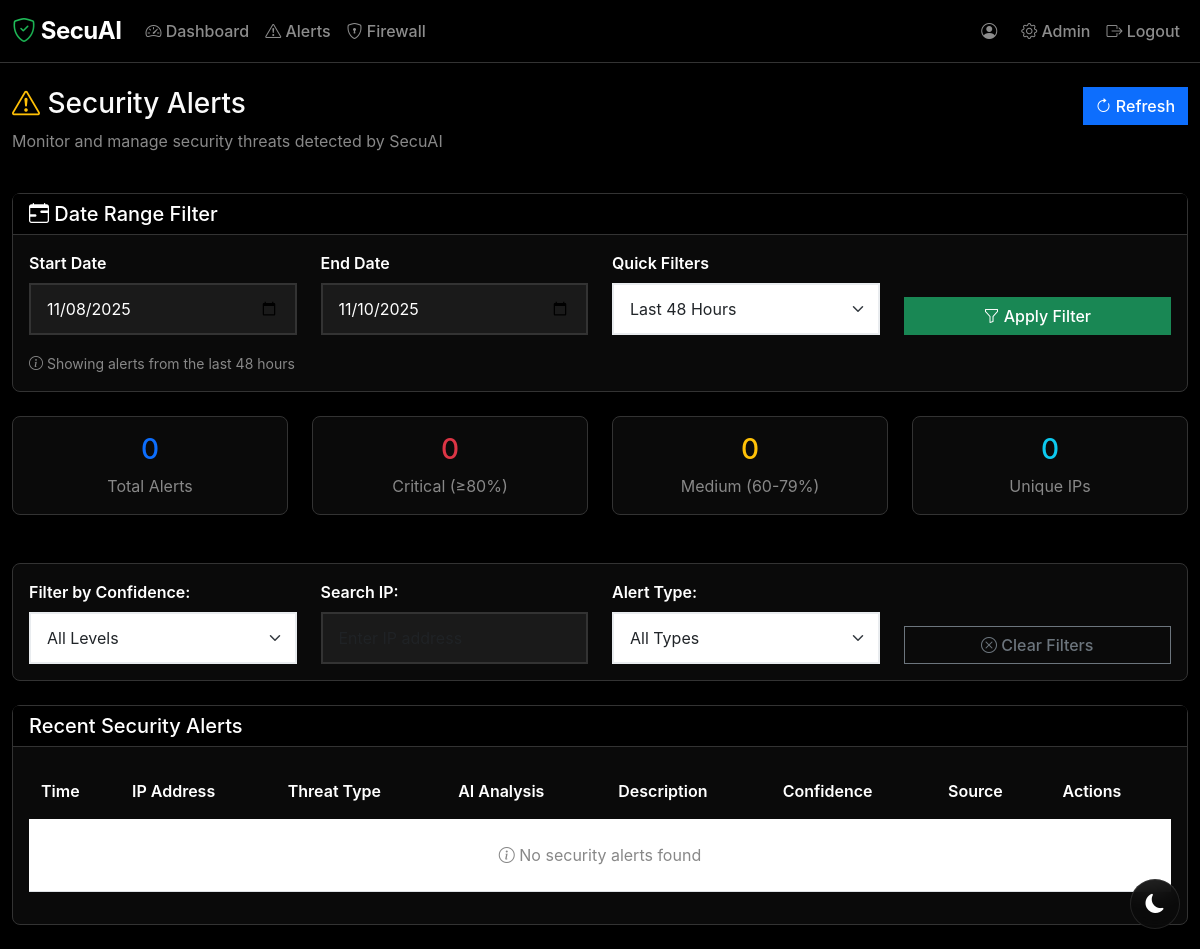
Before: /alerts (signed in) with the older database file.
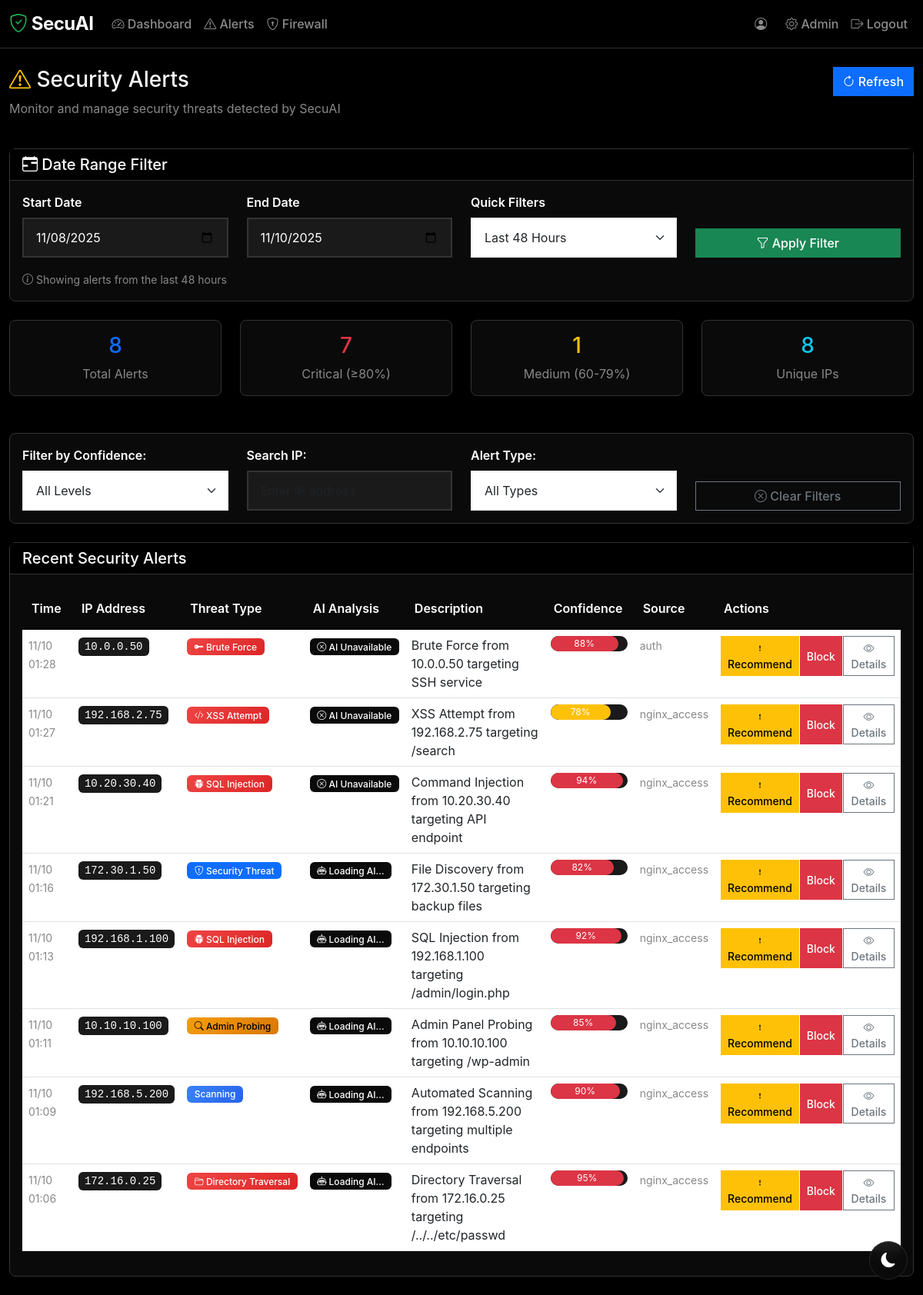
After: the same page with the newer database file.
### models.py (models this page shows, shortened)
class Alert(db.Model):
    __tablename__ = 'alerts'
    id = db.Column(db.Integer, primary_key=True)
    ip = db.Column(db.String(45), nullable=False, index=True)  # Support IPv6
    reason = db.Column(db.String(255), nullable=False)
    confidence = db.Column(db.Float, default=0.5, nullable=False)
    details = db.Column(db.Text)  # JSON string with additional data
    source = db.Column(db.String(100), nullable=False)  # api, upload:filename, honeypot, etc.
    status = db.Column(db.String(20), default='new', nullable=False)  # new, reviewed, ignored, blocked
    created_at = db.Column(db.DateTime, default=datetime.utcnow, nullable=False, index=True)
    reviewed_at = db.Column(db.DateTime)
    reviewed_by = db.Column(db.Integer, db.ForeignKey('users.id'))
    reviewer = db.relationship('User', backref='reviewed_alerts')

### app.py (the view, shortened to what this page needs)
@app.route('/alerts')
@login_required
def alerts_page():
    try:
        start_date_str = request.args.get('start_date')
        end_date_str = request.args.get('end_date')
        if not start_date_str or not end_date_str:
            end_date = datetime.utcnow()
            start_date = end_date - timedelta(hours=48)
        alerts_query = Alert.query.filter(
            Alert.created_at >= start_date,
            Alert.created_at <= end_date
        ).order_by(Alert.created_at.desc())
        alerts = alerts_query.all()
        total_alerts = len(alerts)
        critical_alerts = len([a for a in alerts if a.confidence >= 0.8])
        medium_alerts = len([a for a in alerts if 0.6 <= a.confidence < 0.8])
        low_alerts = len([a for a in alerts if a.confidence < 0.6])
        unique_ips = len(set([a.ip for a in alerts]))
        date_range_info = {
            'start_date': start_date,
            'end_date': end_date,
            'start_date_str': start_date.strftime('%Y-%m-%d'),
            'end_date_str': end_date.strftime('%Y-%m-%d'),
            'total_alerts': total_alerts,
            'critical_alerts': critical_alerts,
            'medium_alerts': medium_alerts,
            'low_alerts': low_alerts,
            'unique_ips': unique_ips,
            'is_default_range': not start_date_str and not end_date_str
        }
        return render_template('alerts.html', alerts=alerts, date_range=date_range_info)
    except Exception as e:
        logger.error(f"Alerts page error: {e}")
        flash(f'Error loading alerts: {str(e)}')
        return redirect(url_for('dashboard'))

### app.py (called while the page is built)
@login_manager.user_loader
def load_user(user_id):
    return db.session.get(User, int(user_id))

def initialize_monitor():
    global monitor_started
    if not monitor_started:
        clear_sample_data()
        start_log_monitor()
        monitor_started = True
        logger.info("🚀 SecuAI initialization complete")

@app.before_request
def before_request():
    initialize_monitor()

### templates/alerts.html (shortened to what the changed rows need)
<!DOCTYPE html>
<html lang="en">
<head>
    <link href="https://cdn.jsdelivr.net/npm/bootstrap@5.3.0/dist/css/bootstrap.min.css" rel="stylesheet">
    <link href="https://cdn.jsdelivr.net/npm/bootstrap-icons@1.10.0/font/bootstrap-icons.css" rel="stylesheet">
    <link href="{{ url_for('static', filename='css/style.css') }}" rel="stylesheet">
</head>
<body>
    <div class="container-fluid mt-4">
        <div class="row mb-4">
            <div class="col">
                <h1 class="h3">
                    <i class="bi bi-exclamation-triangle text-warning"></i> Security Alerts
                </h1>
            </div>
        </div>
        {% if date_range %}
        <div class="row mb-4">
            <div class="col-md-3">
                <div class="card text-center">
                    <div class="card-body">
                        <h3 class="text-primary">{{ date_range.total_alerts }}</h3>
                        <p class="text-muted mb-0">Total Alerts</p>
                    </div>
                </div>
            </div>
            <div class="col-md-3">
                <div class="card text-center">
                    <div class="card-body">
                        <h3 class="text-danger">{{ date_range.critical_alerts }}</h3>
                        <p class="text-muted mb-0">Critical (≥80%)</p>
                    </div>
                </div>
            </div>
            <div class="col-md-3">
                <div class="card text-center">
                    <div class="card-body">
                        <h3 class="text-warning">{{ date_range.medium_alerts }}</h3>
                        <p class="text-muted mb-0">Medium (60-79%)</p>
                    </div>
                </div>
            </div>
            <div class="col-md-3">
                <div class="card text-center">
                    <div class="card-body">
                        <h3 class="text-info">{{ date_range.unique_ips }}</h3>
                        <p class="text-muted mb-0">Unique IPs</p>
                    </div>
                </div>
            </div>
        </div>
        {% endif %}
        <div class="card">
            <div class="card-body">
                <div class="table-responsive">
                    <table class="table table-hover" id="alerts-table">
                        <thead>
                            <tr>
                                <th>Time</th>
                                <th>IP Address</th>
                                <th>Threat Type</th>
                                <th>AI Analysis</th>
                                <th>Description</th>
                                <th>Confidence</th>
                                <th>Source</th>
                                <th>Actions</th>
                            </tr>
                        </thead>
                        <tbody>
                            {% for alert in alerts %}
                            <tr data-ip="{{ alert.ip }}" data-confidence="{{ alert.confidence }}" data-type="{{ alert.reason.lower() }}" data-alert-id="{{ alert.id }}">
                                <td>
                                    <small class="text-muted">
                                        {{ alert.created_at.strftime('%m/%d %H:%M') }}
                                    </small>
                                </td>
                                <td>
                                    <code class="bg-light px-2 py-1 rounded">{{ alert.ip }}</code>
                                </td>
                                <td>
                                    {% if 'sql' in alert.reason.lower() or 'injection' in alert.reason.lower() %}
                                        <span class="badge bg-danger"><i class="bi bi-bug-fill"></i> SQL Injection</span>
                                    {% elif 'brute' in alert.reason.lower() or 'failed password' in alert.reason.lower() %}
                                        <span class="badge bg-danger"><i class="bi bi-key-fill"></i> Brute Force</span>
                                    {% elif 'admin' in alert.reason.lower() or 'probing' in alert.reason.lower() %}
                                        <span class="badge bg-warning"><i class="bi bi-search"></i> Admin Probing</span>
                                    {% elif 'scan' in alert.reason.lower() or 'scanning' in alert.reason.lower() %}
                                        <span class="badge bg-info"> Scanning</span>
                                    {% elif 'xss' in alert.reason.lower() or 'script' in alert.reason.lower() %}
                                        <span class="badge bg-danger"><i class="bi bi-code-slash"></i> XSS Attempt</span>
                                    {% elif 'traversal' in alert.reason.lower() %}
                                        <span class="badge bg-danger"><i class="bi bi-folder2-open"></i> Directory Traversal</span>
                                    {% elif 'web' in alert.reason.lower() %}
                                        <span class="badge bg-warning"><i class="bi bi-globe"></i> Web Attack</span>
                                    {% else %}
                                        <span class="badge bg-primary"><i class="bi bi-shield-exclamation"></i> Security Threat</span>
                                    {% endif %}
                                </td>
                                <td class="ai-analysis-cell" data-alert-id="{{ alert.id }}">
                                    <div class="d-flex align-items-center">
                                        <div class="ai-content">
                                            <span class="badge bg-secondary">
                                                <i class="bi bi-robot"></i> Loading AI...
                                            </span>
                                        </div>
                                    </div>
                                </td>
                                <td>{{ alert.reason }}</td>
                                <td>
                                    <div class="progress" style="width: 100px; height: 20px;">
                                        {% set confidence_percent = (alert.confidence * 100) | int %}
                                        {% if confidence_percent >= 80 %}
                                            {% set progress_class = 'bg-danger' %}
                                        {% elif confidence_percent >= 60 %}
                                            {% set progress_class = 'bg-warning' %}
                                        {% else %}
                                            {% set progress_class = 'bg-info' %}
                                        {% endif %}
                                        <div class="progress-bar {{ progress_class }}"
                                             role="progressbar"
                                             style="width: {{ confidence_percent }}%">
                                            {{ confidence_percent }}%
                                        </div>
                                    </div>
                                </td>
                                <td>
                                    <small class="text-muted">{{ alert.source }}</small>
                                </td>
                                <td>
                                    <div class="btn-group" role="group">
                                        <button class="btn btn-sm btn-warning" onclick="recommendBlock('{{ alert.ip }}')">
                                            <i class="bi bi-exclamation"></i> Recommend
                                        </button>
                                        <button class="btn btn-sm btn-danger" onclick="approveBlock('{{ alert.ip }}')">
                                             Block
                                        </button>
                                        <button class="btn btn-sm btn-outline-secondary" onclick="viewDetails({{ alert.id }})">
                                            <i class="bi bi-eye"></i> Details
                                        </button>
                                    </div>
                                </td>
                            </tr>
                            {% endfor %}
                            {% if not alerts %}
                            <tr>
                                <td colspan="8" class="text-center text-muted py-4">
                                    <i class="bi bi-info-circle"></i> No security alerts found
                                </td>
                            </tr>
                            {% endif %}
                        </tbody>
                    </table>
                </div>
            </div>
        </div>
    </div>
</body>
</html>

Changed rows visible on the page:
added Alert: created_at "11/10 01:28", ip "10.0.0.50", shows "Brute Force", reason "Brute Force from 10.0.0.50 targeting SSH service", confidence_percent "88", source "auth"
added Alert: created_at "11/10 01:27", ip "192.168.2.75", shows "XSS Attempt", reason "XSS Attempt from 192.168.2.75 targeting /search", confidence_percent "78", source "nginx_access"
added Alert: created_at "11/10 01:21", ip "10.20.30.40", shows "SQL Injection", reason "Command Injection from 10.20.30.40 targeting API endpoint", confidence_percent "94", source "nginx_access"
added Alert: created_at "11/10 01:16", ip "172.30.1.50", shows "Security Threat", reason "File Discovery from 172.30.1.50 targeting backup files", confidence_percent "82", source "nginx_access"
added Alert: created_at "11/10 01:13", ip "192.168.1.100", shows "SQL Injection", reason "SQL Injection from 192.168.1.100 targeting /admin/login.php", confidence_percent "92", source "nginx_access"
added Alert: created_at "11/10 01:11", ip "10.10.10.100", shows "Admin Probing", reason "Admin Panel Probing from 10.10.10.100 targeting /wp-admin", confidence_percent "85", source "nginx_access"
added Alert: created_at "11/10 01:09", ip "192.168.5.200", shows "Scanning", reason "Automated Scanning from 192.168.5.200 targeting multiple endpoints", confidence_percent "90", source "nginx_access"
added Alert: created_at "11/10 01:06", ip "172.16.0.25", shows "Directory Traversal", reason "Directory Traversal from 172.16.0.25 targeting /../../etc/passwd", confidence_percent "95", source "nginx_access"
Other visible differences:
{{ date_range.total_alerts }}: "0" → "8"
{{ date_range.critical_alerts }}: "0" → "7"
{{ date_range.medium_alerts }}: "0" → "1"
{{ date_range.unique_ips }}: "0" → "8"
text no longer shown: "No security alerts found"
